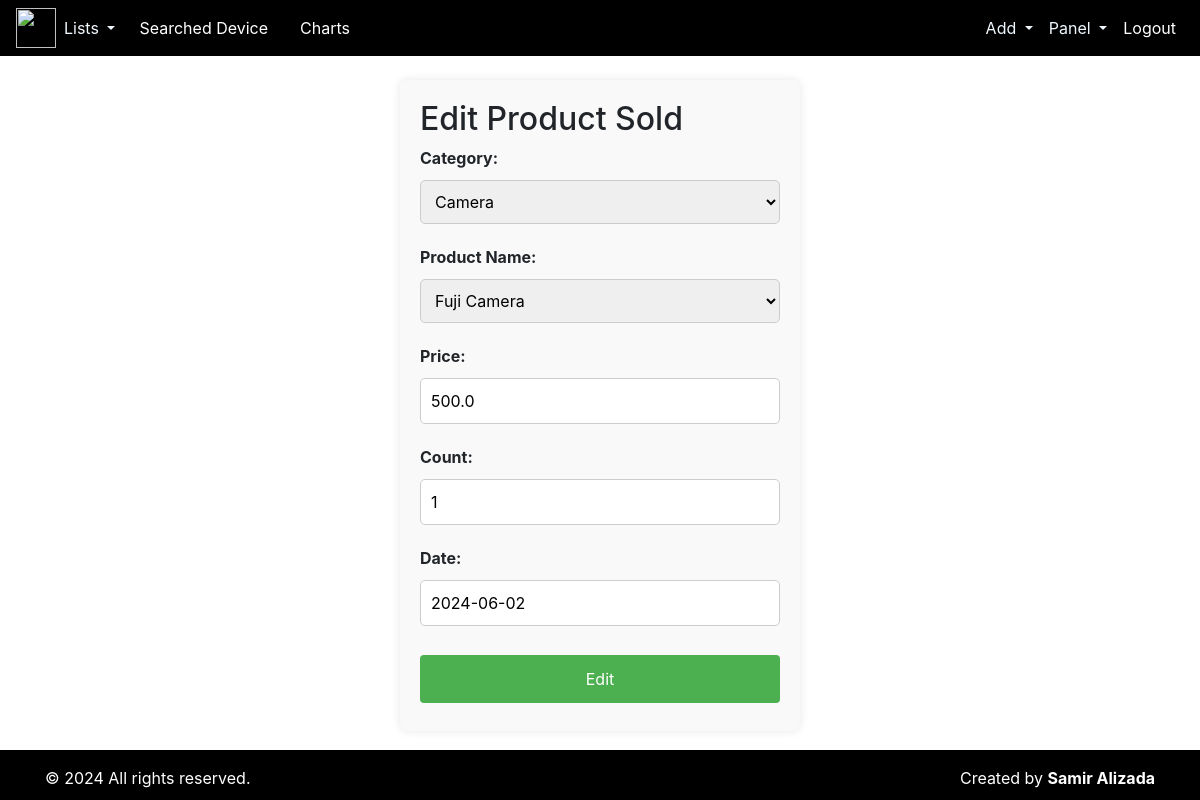
Page /update-product-sold/12/ (signed in) on the earlier database version.
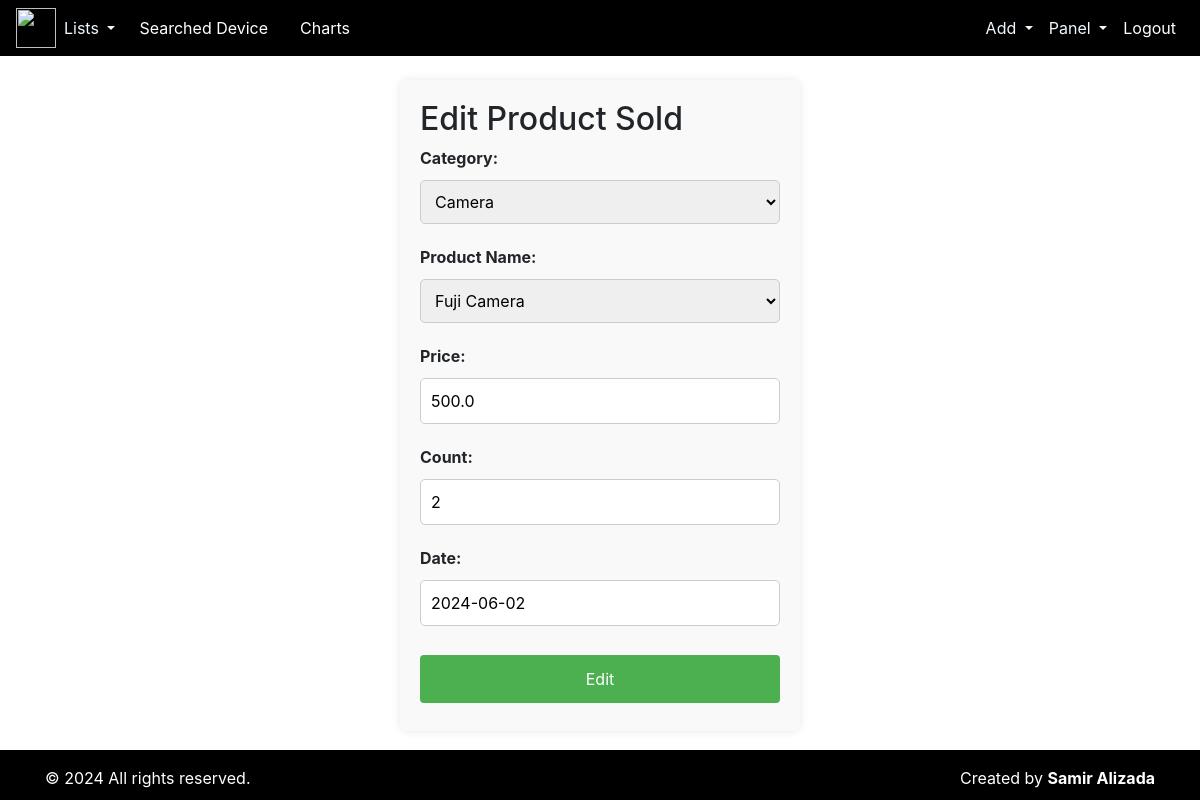
Same page on the later database version.
### repair/models.py (models this page shows, shortened)
class ProductSold(models.Model):
    product_name = models.ForeignKey(Product, on_delete=models.CASCADE, null=True, blank=True)
    date = models.DateField(default=timezone.now)
    price = models.FloatField()
    count = models.PositiveIntegerField()

### repair/views.py (the view)
# urls.py: path('update-product-sold/<int:pk>/', update_product_sold, name='update_product_sold'),
def update_product_sold(request, pk):
    product_sold = get_object_or_404(ProductSold, pk=pk)
    if request.method == 'POST':
        form = ProductSoldForm(request.POST, instance=product_sold)
        if form.is_valid():
            form.save()
            return redirect('product_sold_panel')
    else:
        form = ProductSoldForm(instance=product_sold)
    return render(request, 'productSold/update_product_sold.html', {'form': form})

### repair/forms.py (shortened to what this page needs)
class ProductSoldForm(forms.ModelForm):
    category = forms.ModelChoiceField(queryset=Category.objects.all(), required=True)
    class Meta:
        model = ProductSold
        fields = ['category', 'product_name', 'date', 'price', 'count']
    def __init__(self, *args, **kwargs):
        super().__init__(*args, **kwargs)
        if 'category' in self.data:
            try:
                category_id = int(self.data.get('category'))
                self.fields['product_name'].queryset = Product.objects.filter(category_name_id=category_id).order_by('product_name')
            except (ValueError, TypeError):
                self.fields['product_name'].queryset = Product.objects.none()
        elif self.instance.pk:
            self.fields['category'].initial = self.instance.product_name.category_name
            self.fields['product_name'].queryset = Product.objects.filter(category_name=self.instance.product_name.category_name).order_by('product_name')
        else:
            self.fields['product_name'].queryset = Product.objects.none()

### repair/models.py (called while the page is built)
    def __str__(self) -> str:
        return f"{self.name}"

    def __str__(self) -> str:
        return f"{self.product_name}"

### templates/productSold/update_product_sold.html (shortened to what this page needs)
{% include "index.html" %}
{% block content %}
<form method="post">
    <h2>Edit Product Sold</h2>
    <div class="form-group">
        <label for="id_category">Category:</label>
        {{ form.category }}
    </div>
    <div class="form-group">
        <label for="id_product_name">Product Name:</label>
        {{ form.product_name }}
    </div>
    <div class="form-group">
        <label for="id_date">Price:</label>
        {{ form.price }}
    </div>
    <div class="form-group">
        <label for="id_price">Count:</label>
        {{ form.count }}
    </div>
    <div class="form-group">
        <label for="id_price">Date:</label>
        {{ form.date }}
    </div>
    <button type="submit">Edit</button>
</form>
{% endblock content %}

Differences in the rows shown:
changed ProductSold: count "1" → "2"
